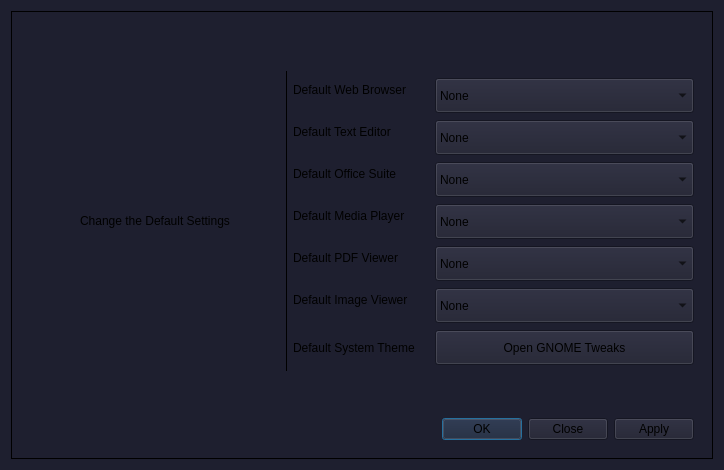
<?xml version="1.0" encoding="UTF-8"?>
<ui version="4.0">
 <class>Dialog</class>
 <widget class="QDialog" name="Dialog">
  <property name="geometry">
   <rect>
    <x>0</x>
    <y>0</y>
    <width>724</width>
    <height>470</height>
   </rect>
  </property>
  <property name="sizePolicy">
   <sizepolicy hsizetype="MinimumExpanding" vsizetype="Preferred">
    <horstretch>0</horstretch>
    <verstretch>0</verstretch>
   </sizepolicy>
  </property>
  <property name="minimumSize">
   <size>
    <width>509</width>
    <height>427</height>
   </size>
  </property>
  <property name="maximumSize">
   <size>
    <width>808</width>
    <height>525</height>
   </size>
  </property>
  <property name="windowTitle">
   <string>Dialog</string>
  </property>
  <property name="styleSheet">
   <string notr="true">
	background-color: rgb(30, 31, 47);
	

</string>
  </property>
  <layout class="QVBoxLayout" name="verticalLayout">
   <item>
    <widget class="QFrame" name="frame">
     <property name="styleSheet">
      <string notr="true">QWidget{
	background-color: rgb(30, 31, 47);
	
	color: rgb(118, 159, 240);
};

</string>
     </property>
     <property name="frameShape">
      <enum>QFrame::Panel</enum>
     </property>
     <layout class="QVBoxLayout" name="verticalLayout_2">
      <item>
       <widget class="QStackedWidget" name="stackedWidget">
        <property name="currentIndex">
         <number>0</number>
        </property>
        <widget class="QWidget" name="page">
         <layout class="QVBoxLayout" name="verticalLayout_4">
          <item>
           <layout class="QHBoxLayout" name="horizontalLayout">
            <item>
             <widget class="QFrame" name="frame_3">
              <property name="minimumSize">
               <size>
                <width>150</width>
                <height>0</height>
               </size>
              </property>
              <property name="maximumSize">
               <size>
                <width>250</width>
                <height>16777215</height>
               </size>
              </property>
              <property name="frameShape">
               <enum>QFrame::NoFrame</enum>
              </property>
              <property name="frameShadow">
               <enum>QFrame::Raised</enum>
              </property>
              <layout class="QVBoxLayout" name="verticalLayout_3">
               <item>
                <widget class="QLabel" name="label_8">
                 <property name="sizePolicy">
                  <sizepolicy hsizetype="MinimumExpanding" vsizetype="Preferred">
                   <horstretch>0</horstretch>
                   <verstretch>0</verstretch>
                  </sizepolicy>
                 </property>
                 <property name="minimumSize">
                  <size>
                   <width>150</width>
                   <height>0</height>
                  </size>
                 </property>
                 <property name="styleSheet">
                  <string notr="true">font: 20pt &quot;JetBrains Mono&quot;;</string>
                 </property>
                 <property name="text">
                  <string>Change the Default Settings</string>
                 </property>
                 <property name="alignment">
                  <set>Qt::AlignCenter</set>
                 </property>
                 <property name="wordWrap">
                  <bool>true</bool>
                 </property>
                </widget>
               </item>
              </layout>
             </widget>
            </item>
            <item>
             <widget class="QFrame" name="frame_2">
              <property name="minimumSize">
               <size>
                <width>1</width>
                <height>300</height>
               </size>
              </property>
              <property name="maximumSize">
               <size>
                <width>2</width>
                <height>300</height>
               </size>
              </property>
              <property name="frameShape">
               <enum>QFrame::Box</enum>
              </property>
              <property name="frameShadow">
               <enum>QFrame::Plain</enum>
              </property>
              <property name="lineWidth">
               <number>2</number>
              </property>
             </widget>
            </item>
            <item>
             <layout class="QFormLayout" name="formLayout">
              <property name="fieldGrowthPolicy">
               <enum>QFormLayout::ExpandingFieldsGrow</enum>
              </property>
              <property name="rowWrapPolicy">
               <enum>QFormLayout::DontWrapRows</enum>
              </property>
              <property name="formAlignment">
               <set>Qt::AlignJustify|Qt::AlignVCenter</set>
              </property>
              <property name="horizontalSpacing">
               <number>7</number>
              </property>
              <property name="verticalSpacing">
               <number>7</number>
              </property>
              <property name="leftMargin">
               <number>0</number>
              </property>
              <item row="0" column="0">
               <widget class="QLabel" name="label">
                <property name="sizePolicy">
                 <sizepolicy hsizetype="Preferred" vsizetype="Preferred">
                  <horstretch>0</horstretch>
                  <verstretch>0</verstretch>
                 </sizepolicy>
                </property>
                <property name="minimumSize">
                 <size>
                  <width>135</width>
                  <height>0</height>
                 </size>
                </property>
                <property name="maximumSize">
                 <size>
                  <width>135</width>
                  <height>16777215</height>
                 </size>
                </property>
                <property name="text">
                 <string>Default Web Browser</string>
                </property>
               </widget>
              </item>
              <item row="0" column="1">
               <widget class="QComboBox" name="comboBox">
                <property name="sizePolicy">
                 <sizepolicy hsizetype="MinimumExpanding" vsizetype="Fixed">
                  <horstretch>0</horstretch>
                  <verstretch>0</verstretch>
                 </sizepolicy>
                </property>
                <property name="minimumSize">
                 <size>
                  <width>151</width>
                  <height>35</height>
                 </size>
                </property>
                <item>
                 <property name="text">
                  <string>None</string>
                 </property>
                </item>
                <item>
                 <property name="text">
                  <string>Chromium</string>
                 </property>
                </item>
                <item>
                 <property name="text">
                  <string>Firefox</string>
                 </property>
                </item>
               </widget>
              </item>
              <item row="1" column="0">
               <widget class="QLabel" name="label_2">
                <property name="sizePolicy">
                 <sizepolicy hsizetype="Preferred" vsizetype="Preferred">
                  <horstretch>0</horstretch>
                  <verstretch>0</verstretch>
                 </sizepolicy>
                </property>
                <property name="minimumSize">
                 <size>
                  <width>135</width>
                  <height>0</height>
                 </size>
                </property>
                <property name="maximumSize">
                 <size>
                  <width>135</width>
                  <height>16777215</height>
                 </size>
                </property>
                <property name="text">
                 <string>Default Text Editor</string>
                </property>
               </widget>
              </item>
              <item row="1" column="1">
               <widget class="QComboBox" name="comboBox_2">
                <property name="sizePolicy">
                 <sizepolicy hsizetype="MinimumExpanding" vsizetype="Fixed">
                  <horstretch>0</horstretch>
                  <verstretch>0</verstretch>
                 </sizepolicy>
                </property>
                <property name="minimumSize">
                 <size>
                  <width>151</width>
                  <height>35</height>
                 </size>
                </property>
                <item>
                 <property name="text">
                  <string>None</string>
                 </property>
                </item>
               </widget>
              </item>
              <item row="2" column="0">
               <widget class="QLabel" name="label_3">
                <property name="sizePolicy">
                 <sizepolicy hsizetype="Preferred" vsizetype="Preferred">
                  <horstretch>0</horstretch>
                  <verstretch>0</verstretch>
                 </sizepolicy>
                </property>
                <property name="minimumSize">
                 <size>
                  <width>135</width>
                  <height>0</height>
                 </size>
                </property>
                <property name="maximumSize">
                 <size>
                  <width>135</width>
                  <height>16777215</height>
                 </size>
                </property>
                <property name="text">
                 <string>Default Office Suite</string>
                </property>
               </widget>
              </item>
              <item row="2" column="1">
               <widget class="QComboBox" name="comboBox_3">
                <property name="sizePolicy">
                 <sizepolicy hsizetype="MinimumExpanding" vsizetype="Fixed">
                  <horstretch>0</horstretch>
                  <verstretch>0</verstretch>
                 </sizepolicy>
                </property>
                <property name="minimumSize">
                 <size>
                  <width>151</width>
                  <height>35</height>
                 </size>
                </property>
                <item>
                 <property name="text">
                  <string>None</string>
                 </property>
                </item>
               </widget>
              </item>
              <item row="3" column="0">
               <widget class="QLabel" name="label_6">
                <property name="sizePolicy">
                 <sizepolicy hsizetype="Preferred" vsizetype="Preferred">
                  <horstretch>0</horstretch>
                  <verstretch>0</verstretch>
                 </sizepolicy>
                </property>
                <property name="minimumSize">
                 <size>
                  <width>135</width>
                  <height>0</height>
                 </size>
                </property>
                <property name="maximumSize">
                 <size>
                  <width>135</width>
                  <height>16777215</height>
                 </size>
                </property>
                <property name="text">
                 <string>Default Media Player</string>
                </property>
               </widget>
              </item>
              <item row="3" column="1">
               <widget class="QComboBox" name="comboBox_4">
                <property name="sizePolicy">
                 <sizepolicy hsizetype="MinimumExpanding" vsizetype="Fixed">
                  <horstretch>0</horstretch>
                  <verstretch>0</verstretch>
                 </sizepolicy>
                </property>
                <property name="minimumSize">
                 <size>
                  <width>151</width>
                  <height>35</height>
                 </size>
                </property>
                <item>
                 <property name="text">
                  <string>None</string>
                 </property>
                </item>
               </widget>
              </item>
              <item row="4" column="0">
               <widget class="QLabel" name="label_5">
                <property name="sizePolicy">
                 <sizepolicy hsizetype="Preferred" vsizetype="Preferred">
                  <horstretch>0</horstretch>
                  <verstretch>0</verstretch>
                 </sizepolicy>
                </property>
                <property name="minimumSize">
                 <size>
                  <width>135</width>
                  <height>0</height>
                 </size>
                </property>
                <property name="maximumSize">
                 <size>
                  <width>135</width>
                  <height>16777215</height>
                 </size>
                </property>
                <property name="text">
                 <string>Default PDF Viewer</string>
                </property>
               </widget>
              </item>
              <item row="4" column="1">
               <widget class="QComboBox" name="comboBox_5">
                <property name="sizePolicy">
                 <sizepolicy hsizetype="MinimumExpanding" vsizetype="Fixed">
                  <horstretch>0</horstretch>
                  <verstretch>0</verstretch>
                 </sizepolicy>
                </property>
                <property name="minimumSize">
                 <size>
                  <width>151</width>
                  <height>35</height>
                 </size>
                </property>
                <item>
                 <property name="text">
                  <string>None</string>
                 </property>
                </item>
               </widget>
              </item>
              <item row="5" column="0">
               <widget class="QLabel" name="label_7">
                <property name="sizePolicy">
                 <sizepolicy hsizetype="Preferred" vsizetype="Preferred">
                  <horstretch>0</horstretch>
                  <verstretch>0</verstretch>
                 </sizepolicy>
                </property>
                <property name="minimumSize">
                 <size>
                  <width>135</width>
                  <height>0</height>
                 </size>
                </property>
                <property name="maximumSize">
                 <size>
                  <width>135</width>
                  <height>16777215</height>
                 </size>
                </property>
                <property name="text">
                 <string>Default Image Viewer</string>
                </property>
               </widget>
              </item>
              <item row="5" column="1">
               <widget class="QComboBox" name="comboBox_6">
                <property name="sizePolicy">
                 <sizepolicy hsizetype="MinimumExpanding" vsizetype="Fixed">
                  <horstretch>1</horstretch>
                  <verstretch>0</verstretch>
                 </sizepolicy>
                </property>
                <property name="minimumSize">
                 <size>
                  <width>151</width>
                  <height>35</height>
                 </size>
                </property>
                <item>
                 <property name="text">
                  <string>None</string>
                 </property>
                </item>
               </widget>
              </item>
              <item row="6" column="0">
               <widget class="QLabel" name="label_4">
                <property name="sizePolicy">
                 <sizepolicy hsizetype="Preferred" vsizetype="Preferred">
                  <horstretch>0</horstretch>
                  <verstretch>0</verstretch>
                 </sizepolicy>
                </property>
                <property name="minimumSize">
                 <size>
                  <width>135</width>
                  <height>29</height>
                 </size>
                </property>
                <property name="maximumSize">
                 <size>
                  <width>135</width>
                  <height>16777215</height>
                 </size>
                </property>
                <property name="text">
                 <string>Default System Theme</string>
                </property>
               </widget>
              </item>
              <item row="6" column="1">
               <widget class="QPushButton" name="pushButton">
                <property name="sizePolicy">
                 <sizepolicy hsizetype="MinimumExpanding" vsizetype="Fixed">
                  <horstretch>0</horstretch>
                  <verstretch>0</verstretch>
                 </sizepolicy>
                </property>
                <property name="minimumSize">
                 <size>
                  <width>151</width>
                  <height>35</height>
                 </size>
                </property>
                <property name="text">
                 <string>Open GNOME Tweaks</string>
                </property>
               </widget>
              </item>
             </layout>
            </item>
           </layout>
          </item>
          <item>
           <widget class="QDialogButtonBox" name="buttonBox">
            <property name="orientation">
             <enum>Qt::Horizontal</enum>
            </property>
            <property name="standardButtons">
             <set>QDialogButtonBox::Apply|QDialogButtonBox::Close|QDialogButtonBox::Ok</set>
            </property>
           </widget>
          </item>
         </layout>
        </widget>
        <widget class="QWidget" name="page_2"/>
       </widget>
      </item>
     </layout>
    </widget>
   </item>
  </layout>
 </widget>
 <resources/>
 <connections/>
</ui>
